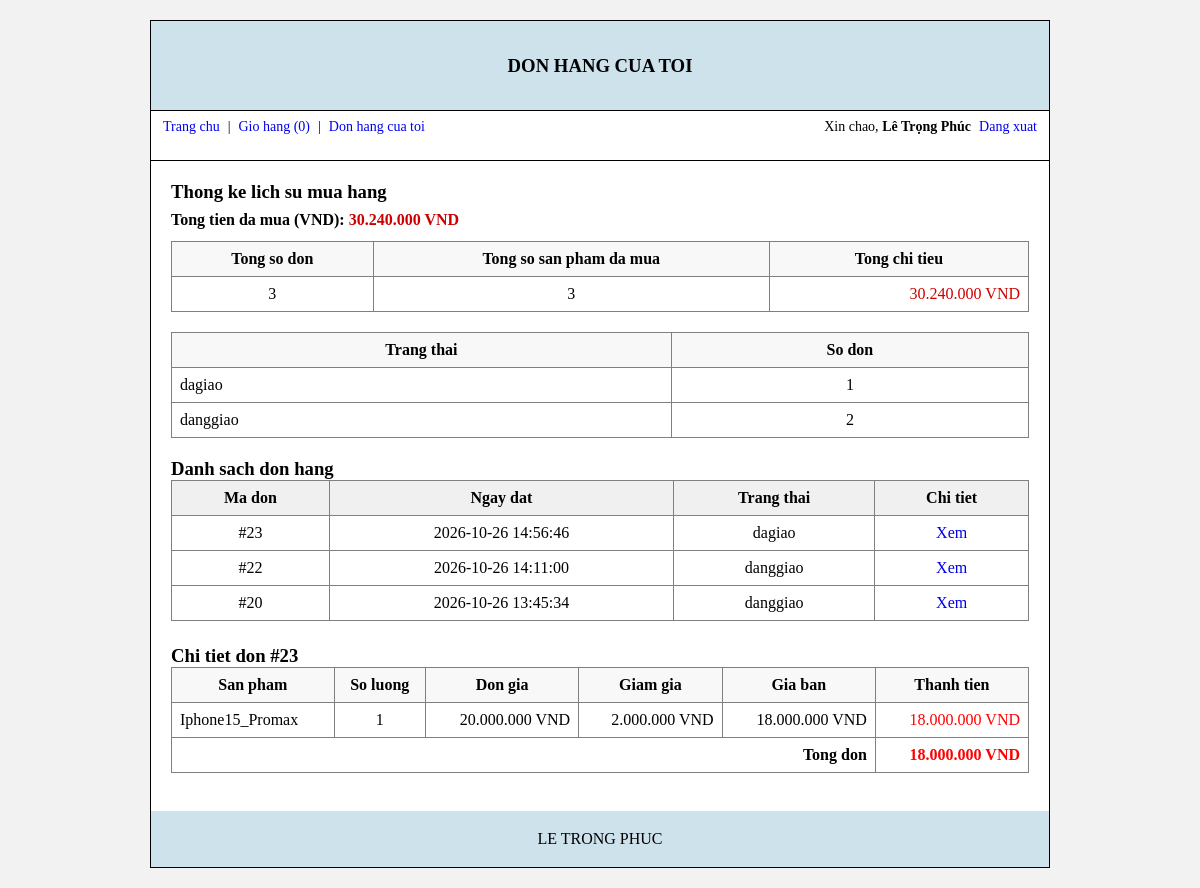
The app's page /donhangcuatoi.php?iddh=23 (signed in) with its own data.
### tables this page shows
CREATE TABLE `dathang` (
  `iddh` int(10) NOT NULL auto_increment,
  `idkh` varchar(10) default NULL,
  `id_nhanvien` varchar(10) default NULL,
  `ngaydatdathang` datetime default NULL,
  `thietlaplayngaygiaomacdinh` date default NULL,
  `trangthai` varchar(20) default 'chuaxacnhan',
  PRIMARY KEY  (`iddh`),
  KEY `idkh` (`idkh`)
);

CREATE TABLE `dathang_chitiet` (
  `iddh` varchar(10) NOT NULL,
  `idsp` varchar(10) NOT NULL,
  `soluong` int(11) NOT NULL,
  `dongia` decimal(10,2) NOT NULL,
  `giamgia` decimal(10,2) default '0.00',
  PRIMARY KEY  (`iddh`,`idsp`)
);

CREATE TABLE `sanpham` (
  `idsp` int(11) NOT NULL auto_increment,
  `ten` varchar(255) default NULL,
  `gia` int(11) default NULL,
  `mota` text,
  `idcty` int(11) default NULL,
  `giamgia` int(11) default '0',
  `hinh` varchar(255) default NULL,
  PRIMARY KEY  (`idsp`)
);

### classtmdt/clstmdt.php (called while the page is built, shortened)
<?php
class csdltmdt
{
    public function connect()
    {
        $con = mysqli_connect("localhost", "root", "", "tmdt_db");
        mysqli_set_charset($con, "utf8");
        return $con;
    }
    public function selectDonHangByUser($iduser)
    {
        $conn = $this->connect();
        $iduser = intval($iduser);
        $sql = "select dh.iddh, dh.idkh, dh.ngaydatdathang, dh.trangthai,
                       kh.hodem, kh.ten
                from dathang dh
                left join khachhang kh on dh.idkh = kh.idkh
                where dh.idkh = '$iduser'
                order by dh.iddh desc";
        return $conn->query($sql);
    }
    public function selectDonHangByUserAndId($iduser, $iddh)
    {
        $conn = $this->connect();
        $iduser = intval($iduser);
        $iddh = intval($iddh);
        $sql = "select dh.iddh, dh.idkh, dh.ngaydatdathang, dh.trangthai
                from dathang dh
                where dh.idkh = '$iduser' and dh.iddh = '$iddh'
                limit 1";
        $kq = $conn->query($sql);
        if ($kq && $kq->num_rows > 0) {
            return $kq->fetch_assoc();
        }
        return false;
    }
    public function selectThongKeMuaHangByUser($iduser)
    {
        $conn = $this->connect();
        $iduser = intval($iduser);
        $sqlTongQuan = "select
                            count(distinct dh.iddh) as tong_don,
                            ifnull(sum(ct.soluong), 0) as tong_sanpham,
                            ifnull(sum(ct.soluong * (ct.dongia - ct.giamgia)), 0) as tong_chitieu
                        from dathang dh
                        left join dathang_chitiet ct on dh.iddh = ct.iddh
                        where dh.idkh = '$iduser'";
        $kqTongQuan = $conn->query($sqlTongQuan);
        $tongQuan = array(
            'tong_don' => 0,
            'tong_sanpham' => 0,
            'tong_chitieu' => 0
        );
        if ($kqTongQuan && $kqTongQuan->num_rows > 0) {
            $dong = $kqTongQuan->fetch_assoc();
            $tongQuan['tong_don'] = intval($dong['tong_don']);
            $tongQuan['tong_sanpham'] = intval($dong['tong_sanpham']);
            $tongQuan['tong_chitieu'] = floatval($dong['tong_chitieu']);
        }
        $trangThai = array();
        $sqlTrangThai = "select trangthai, count(*) as so_don
                         from dathang
                         where idkh = '$iduser'
                         group by trangthai";
        $kqTrangThai = $conn->query($sqlTrangThai);
        if ($kqTrangThai && $kqTrangThai->num_rows > 0) {
            while ($r = $kqTrangThai->fetch_assoc()) {
                $trangThai[$r['trangthai']] = intval($r['so_don']);
            }
        }
        return array(
            'tong_quan' => $tongQuan,
            'trang_thai' => $trangThai
        );
    }
}
?>

### classtmdt/clskhachhang.php (called while the page is built, shortened)
<?php
include("clstmdt.php");
class khachhang extends csdltmdt
{
    public function XemChiTietDonHang($iddh)
    {
        $conn = $this->connect();
        $iddh = intval($iddh);
        $sql = "SELECT ct.*, sp.ten, (ct.dongia - ct.giamgia) as giaban
                FROM dathang_chitiet ct
                LEFT JOIN sanpham sp ON ct.idsp = sp.idsp
                WHERE ct.iddh = $iddh";
        return $conn->query($sql);
    }
    public function XemDonHangTheoUser($iduser)
    {
        return $this->selectDonHangByUser($iduser);
    }
    public function XemDonHangTheoUserVaId($iduser, $iddh)
    {
        return $this->selectDonHangByUserAndId($iduser, $iddh);
    }
    public function ThongKeMuaHangTheoUser($iduser)
    {
        return $this->selectThongKeMuaHangByUser($iduser);
    }
}
?>

### donhangcuatoi.php (the view, shortened to what this page needs)
<?php
include("classtmdt/clskhachhang.php");
$p = new khachhang();
function layTenHienThi($user)
{
    $hoDem = trim(isset($user['hodem']) ? $user['hodem'] : '');
    $ten = trim(isset($user['ten']) ? $user['ten'] : '');
    return $hoDem . ' ' . $ten;
}
$soLuongGioHang = 0;
$iduser = intval($_SESSION['user']['iduser']);
$iddhXem = isset($_GET['iddh']) ? intval($_GET['iddh']) : 0;
$donDangXem = false;
$ctDon = false;
$thongKe = $p->ThongKeMuaHangTheoUser($iduser);
$dsDon = $p->XemDonHangTheoUser($iduser);
if ($iddhXem > 0) {
    $donDangXem = $p->XemDonHangTheoUserVaId($iduser, $iddhXem);
    if ($donDangXem) {
        $ctDon = $p->XemChiTietDonHang($iddhXem);
    } else {
        $loi = 'Khong tim thay don hang hoac ban khong co quyen xem don nay.';
    }
}
?>
<!DOCTYPE html>
<html lang="vi">
<head>
    <link rel="stylesheet" href="style/css/style.css">
</head>
<body>
<div class="container">
    <div class="header"><h3>DON HANG CUA TOI</h3></div>
    <div class="nav">
        <div class="nav-inner">
            <div class="nav-left">
                <a href="index.php">Trang chu</a>
                <span>|</span>
                <a href="giohang.php">Gio hang (<?php echo $soLuongGioHang; ?>)</a>
                <span>|</span>
                <a href="donhangcuatoi.php">Don hang cua toi</a>
            </div>
            <div class="nav-right">
                <?php
                $hoTen = layTenHienThi($_SESSION['user']);
                echo '<div class="nav-user">';
                echo '<span>Xin chao, <strong>' . htmlspecialchars($hoTen) . '</strong></span>';
                echo '<a href="index.php?act=logout">Dang xuat</a>';
                echo '</div>';
                ?>
            </div>
        </div>
    </div>
    <div style="padding:20px; min-height:650px;">
        <?php
        $tongDon = isset($thongKe['tong_quan']['tong_don']) ? intval($thongKe['tong_quan']['tong_don']) : 0;
        $tongSanPham = isset($thongKe['tong_quan']['tong_sanpham']) ? intval($thongKe['tong_quan']['tong_sanpham']) : 0;
        $tongChiTieu = isset($thongKe['tong_quan']['tong_chitieu']) ? floatval($thongKe['tong_quan']['tong_chitieu']) : 0;
        $trangThaiThongKe = isset($thongKe['trang_thai']) ? $thongKe['trang_thai'] : array();
        ?>
        <h3>Thong ke lich su mua hang</h3>
        <p style="margin:8px 0 12px; font-size:16px;">
            <strong>Tong tien da mua (VND): <span style="color:#c00;"><?php echo number_format($tongChiTieu, 0, ',', '.'); ?> VND</span></strong>
        </p>
        <table style="width:100%; border-collapse:collapse; margin-bottom:20px;" border="1" cellpadding="8">
            <tr style="background:#f8f8f8;">
                <th>Tong so don</th>
                <th>Tong so san pham da mua</th>
                <th>Tong chi tieu</th>
            </tr>
            <tr>
                <td style="text-align:center;"><?php echo $tongDon; ?></td>
                <td style="text-align:center;"><?php echo $tongSanPham; ?></td>
                <td style="text-align:right; color:#c00;"><?php echo number_format($tongChiTieu, 0, ',', '.'); ?> VND</td>
            </tr>
        </table>
        <table style="width:100%; border-collapse:collapse; margin-bottom:20px;" border="1" cellpadding="8">
            <tr style="background:#f8f8f8;">
                <th>Trang thai</th>
                <th>So don</th>
            </tr>
            <?php
            if (!empty($trangThaiThongKe)) {
                foreach ($trangThaiThongKe as $tt => $soDon) {
                    echo '<tr><td>' . htmlspecialchars($tt) . '</td><td style="text-align:center;">' . intval($soDon) . '</td></tr>';
                }
            } else {
                echo '<tr><td colspan="2" style="text-align:center;">Chua co du lieu thong ke.</td></tr>';
            }
            ?>
        </table>
        <h3>Danh sach don hang</h3>
        <?php
        if ($dsDon && $dsDon->num_rows > 0) {
            echo '<table style="width:100%; border-collapse:collapse;" border="1" cellpadding="8">';
            echo '<tr style="background:#f0f0f0;"><th>Ma don</th><th>Ngay dat</th><th>Trang thai</th><th>Chi tiet</th></tr>';
            while ($don = $dsDon->fetch_assoc()) {
                echo '<tr>';
                echo '<td style="text-align:center;">#' . intval($don['iddh']) . '</td>';
                echo '<td style="text-align:center;">' . htmlspecialchars($don['ngaydatdathang']) . '</td>';
                echo '<td style="text-align:center;">' . htmlspecialchars($don['trangthai']) . '</td>';
                echo '<td style="text-align:center;"><a href="donhangcuatoi.php?iddh=' . intval($don['iddh']) . '">Xem</a></td>';
                echo '</tr>';
            }
            echo '</table>';
        } else {
            echo '<p>Ban chua co don hang nao.</p>';
        }
        if ($donDangXem && $ctDon && $ctDon->num_rows > 0) {
            echo '<h3 style="margin-top:24px;">Chi tiet don #' . intval($donDangXem['iddh']) . '</h3>';
            echo '<table style="width:100%; border-collapse:collapse;" border="1" cellpadding="8">';
            echo '<tr style="background:#f8f8f8;"><th>San pham</th><th>So luong</th><th>Don gia</th><th>Giam gia</th><th>Gia ban</th><th>Thanh tien</th></tr>';
            $tong = 0;
            while ($ct = $ctDon->fetch_assoc()) {
                $giaBan = intval($ct['giaban']);
                $thanhTien = $giaBan * intval($ct['soluong']);
                $tong += $thanhTien;
                echo '<tr>';
                echo '<td>' . htmlspecialchars($ct['ten']) . '</td>';
                echo '<td style="text-align:center;">' . intval($ct['soluong']) . '</td>';
                echo '<td style="text-align:right;">' . number_format($ct['dongia'], 0, ',', '.') . ' VND</td>';
                echo '<td style="text-align:right;">' . number_format($ct['giamgia'], 0, ',', '.') . ' VND</td>';
                echo '<td style="text-align:right;">' . number_format($giaBan, 0, ',', '.') . ' VND</td>';
                echo '<td style="text-align:right; color:red;">' . number_format($thanhTien, 0, ',', '.') . ' VND</td>';
                echo '</tr>';
            }
            echo '<tr><td colspan="5" style="text-align:right;"><strong>Tong don</strong></td><td style="text-align:right; color:red;"><strong>' . number_format($tong, 0, ',', '.') . ' VND</strong></td></tr>';
            echo '</table>';
        }
        ?>
    </div>
    <div class="footer">LE TRONG PHUC</div>
</div>
</body>
</html>

### style/css/style.css (style rules this page uses)
body { background: #f2f2f2; font-family: "Times New Roman", serif; }
.container { width: 900px; min-height: 0; margin: 20px auto; border: 0.5px solid black; background: #fff; }
.header { width: 100%; height: 90px; background-color: rgb(206, 226, 236); text-align: center; line-height: 90px; border-bottom: 0.5px solid black; }
.nav { width: 100%; min-height: 50px; padding: 8px 12px; border-bottom: 0.5px solid black; font-size: 14px; }
.nav-inner { display: flex; justify-content: space-between; align-items: center; gap: 10px; flex-wrap: wrap; }
.nav-left { display: flex; align-items: center; gap: 8px; flex-wrap: wrap; }
.nav-right { margin-left: auto; }
.nav-user { display: flex; align-items: center; gap: 8px; flex-wrap: wrap; }
a { text-decoration: none; }
.footer { width: 100%; height: 56px; background-color: rgb(206, 226, 236); clear: both; text-align: center; line-height: 56px; }

### records on screen
dathang: iddh "23", ngaydatdathang "2026-10-26 14:56:46", trangthai "dagiao"
dathang: iddh "22", ngaydatdathang "2026-10-26 14:11:00", trangthai "danggiao"
dathang: iddh "20", ngaydatdathang "2026-10-26 13:45:34", trangthai "danggiao"
dathang_chitiet: sanpham.ten "Iphone15_Promax", soluong "1", dongia "20.000.000", giamgia "2.000.000", giaBan "18.000.000", thanhTien "18.000.000"

### other values on screen
$soLuongGioHang "0"
$hoTen "Lê Trọng Phúc"
$tongChiTieu "30.240.000"
$tongDon "3"
$tongSanPham "3"
$tt "dagiao"
$soDon "1"
$tt "danggiao"
$soDon "2"
$tong "18.000.000"
